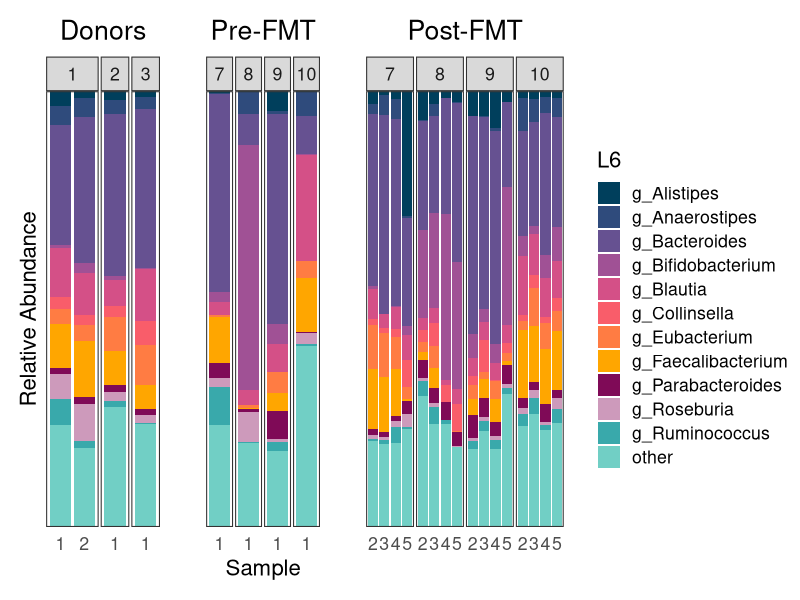

Source code (R):
###################################
########## Taxa Barplots ##########
###################################

# load libraries
library(readxl)
library(ggplot2)
library(reshape2)
library(cowplot)
library(tidyverse)

# set working directory & load files
setwd("~/Google Drive File Stream/My Drive/Other/Sarah_Steele/")
set.seed(999)

# Sequence Data
midas <- as.data.frame(t(read.csv("Bacteria_Composition_Summary.txt", check.names = FALSE, sep = "\t", row.names = 1, header = F)))

# Metadata
metadata <- read.csv("Final_Mapping_File for microbiomeanalyst.txt", sep = "\t", header = T)


## The competition to stephens Taxonomy Solution

# Split taxonomy into different sections L1-L7
midas_melt <- melt(midas, id.vars = "Taxa") %>% rename(., Subject_ID = Taxa) %>% separate(., col = variable, into = c("L1","L2","L3","L4","L5","L6","L7"), sep = "\\|", remove = T, extra = "drop")

# Make sure the rel abundance or counts are numeric
midas_melt$value <- as.numeric(midas_melt$value)

# Add in the metadata
midas_melt <- merge(metadata, midas_melt, by.x = "X.NAME", by.y = "Subject_ID")

# Summarize by L6 genus (or any other taxa group)...
# if you change make sure you change L6 and prefix (^g_)
midas_summarize <- midas_melt %>% group_by(., L6) %>% filter(str_detect(L6, "^g_")) %>% summarise(., top_bacteria = sum(value)) %>% arrange(., desc(top_bacteria)) %>% slice(., 1:11)

# group the main players together into a list
high_abundance <- split(midas_summarize$L6, 1:NROW(midas_summarize))

# change everything that is not a main player into a other catagory
midas_melt$L6[midas_melt$L6 %in% high_abundance != "TRUE"] <- "other"


stephen_12 <- c('#a6cee3','#1f78b4','#b2df8a','#33a02c','#fb9a99','#e31a1c','#fdbf6f','#ff7f00','#cab2d6','#6a3d9a','#ffff99','#b15928')

sarah_color <- c("#7F0A57", "#A64685", "#CD9ABB", "#0B447A", "#3F77AC", "#4176AA", "#74A9DD", "#007976", "#39A9AB", "#71CFC5", "#72D3C6", "#007947", "#3BAA78")

julio_color <- c("#003f5c", "#2f4b7c", "#665191", "#a05195", "#d45087", "#f95d6a", "#ff7c43", "#ffa600", "#7f0a57", "#cd9abb", "#39a9ab", "#71cfc5", "#007947", "#bebebe")
# Plot

donors <- ggplot(data = subset(midas_melt, midas_melt$Treatment == "Donors"), aes(x = as.factor(Timepoint), weight = value, fill = L6)) +
  geom_bar() +
  theme_bw(base_size = 16) + facet_grid(. ~  Individual, space = "free", scales = "free") + 
  scale_fill_manual(values = julio_color) +
  theme(panel.spacing = unit(0.1, "lines")) +   
  theme(axis.ticks.x=element_blank()) +
  labs(x = '',
       y = 'Relative Abundance') + theme(legend.position = "none") +
  ggtitle("Donors") +
  theme(plot.title = element_text(hjust = 0.5), plot.margin = unit(c(0.5, 0, 0.5, 0.5), "cm")) +
  scale_y_discrete(expand = c(0,0))

pre_fmt <- ggplot(data = subset(midas_melt, midas_melt$Treatment == "Pre_FMT"), aes(x = as.factor(Timepoint), weight = value, fill = L6)) +
  geom_bar() +
  theme_bw(base_size = 16) + facet_grid(. ~  Individual, space = "free", scales = "free") + 
  scale_fill_manual(values = julio_color) +
  theme(panel.spacing = unit(0.1, "lines")) +   
  theme(axis.ticks.x=element_blank(), axis.ticks.y=element_blank(), axis.text.y = element_blank()) +
  labs(x = 'Sample',
       y = '') + theme(legend.position = "none") +
  ggtitle("Pre-FMT") +
  theme(plot.title = element_text(hjust = 0.5), plot.margin = unit(c(0.5, 0, 0.5, 0.5), "cm")) +
  scale_y_discrete(expand = c(0,0))

post_fmt <- ggplot(data = subset(midas_melt, midas_melt$Treatment == "Post_FMT"), aes(x = as.factor(Timepoint), weight = value, fill = L6)) +
  geom_bar() +
  theme_bw(base_size = 16) + facet_grid(. ~  Individual, space = "free", scales = "free") + 
  scale_fill_manual(values = julio_color) +
  theme(panel.spacing = unit(0.1, "lines")) +   
  theme(axis.ticks.x=element_blank(), axis.ticks.y=element_blank(), axis.text.y = element_blank()) +
  labs(x = '',
       y = '') +
  ggtitle("Post-FMT") +
  theme(plot.title = element_text(hjust = 0.5), plot.margin = unit(c(0.5, 0, 0.5, 0.5), "cm")) +
  scale_y_discrete(expand = c(0,0))



plot_grid(donors, pre_fmt, post_fmt, labels = NULL, nrow = 1, rel_widths = c(1,1,3))
